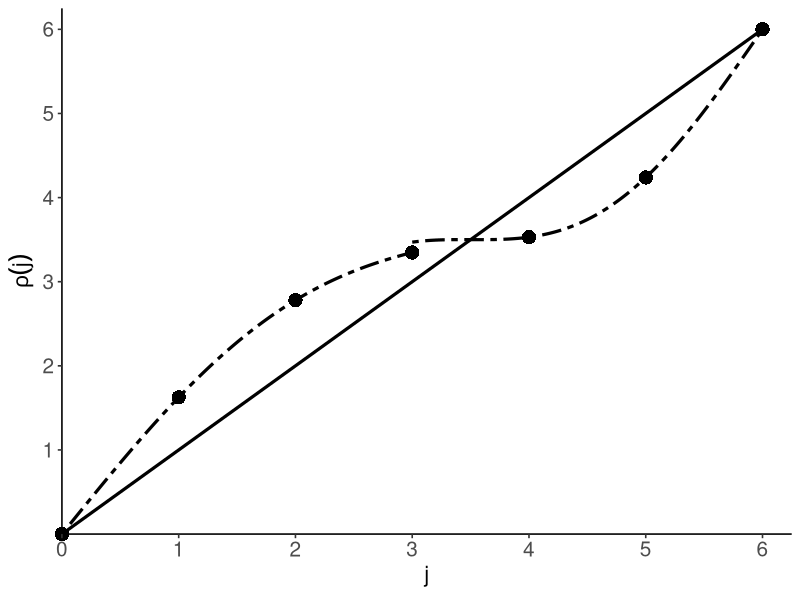

Reproduce this figure in R.
library(ggplot2)

## -----------------------------
## 1. fixed parameters
## -----------------------------
phi    <- 0.8
psi    <- 3.5
m      <- 6
j_star <- 3

## -----------------------------
## 2. rho functions
## -----------------------------
rho1 <- function(j) {
  j + phi * sin(pi / psi * j)
}

rho2 <- function(j) {
  j - phi * sin(pi / (m - psi) * (j - psi))
}

## -----------------------------
## 3. data for discontinuous curve
##    first piece: 0 <= j <= 3
##    second piece: 3 < j <= 6
## -----------------------------
seg1 <- data.frame(
  j   = seq(0, j_star, length.out = 400)
)
seg1$rho <- rho1(seg1$j)

seg2 <- data.frame(
  j   = seq(j_star + 1e-4, m, length.out = 400)
)
seg2$rho <- rho2(seg2$j)

## integer points
pts <- data.frame(
  j   = 0:m,
  rho = c(rho1(0:j_star), rho2((j_star + 1):m))
)

## -----------------------------
## 4. plot
## -----------------------------
p <- ggplot() +
  ## identity line: rho(j) = j
  geom_segment(
    aes(x = 0, y = 0, xend = m, yend = m),
    linewidth = 1.1,
    color = "black",
    linetype = "solid"
  ) +
  
  ## piecewise rho(j), drawn as two separate segments
  geom_line(
    data = seg1,
    aes(x = j, y = rho),
    linewidth = 1.1,
    color = "black",
    linetype = "twodash"
  ) +
  geom_line(
    data = seg2,
    aes(x = j, y = rho),
    linewidth = 1.1,
    color = "black",
    linetype = "twodash"
  ) +
  
  ## integer points
  geom_point(
    data = pts,
    aes(x = j, y = rho),
    size = 4.5,
    shape = 16,
    color = "black"
  ) +
  coord_cartesian(
    expand = FALSE,
    clip = "off"
  ) +
  scale_x_continuous(
    breaks = 0:m,
    limits = c(0, m+ 0.25),
    expand = c(0, 0)
  ) +
  scale_y_continuous(
    breaks = 1:m,
    limits = c(0, m + 0.25),
    expand = c(0, 0)
  ) +
  
  labs(
    x = expression(j),
    y = expression(rho(j))
  ) +
  
  theme_classic(base_size = 12) +
  theme(
    axis.title = element_text(size = 16),
    axis.text  = element_text(size = 15),
    legend.position = "none"
  )

p
